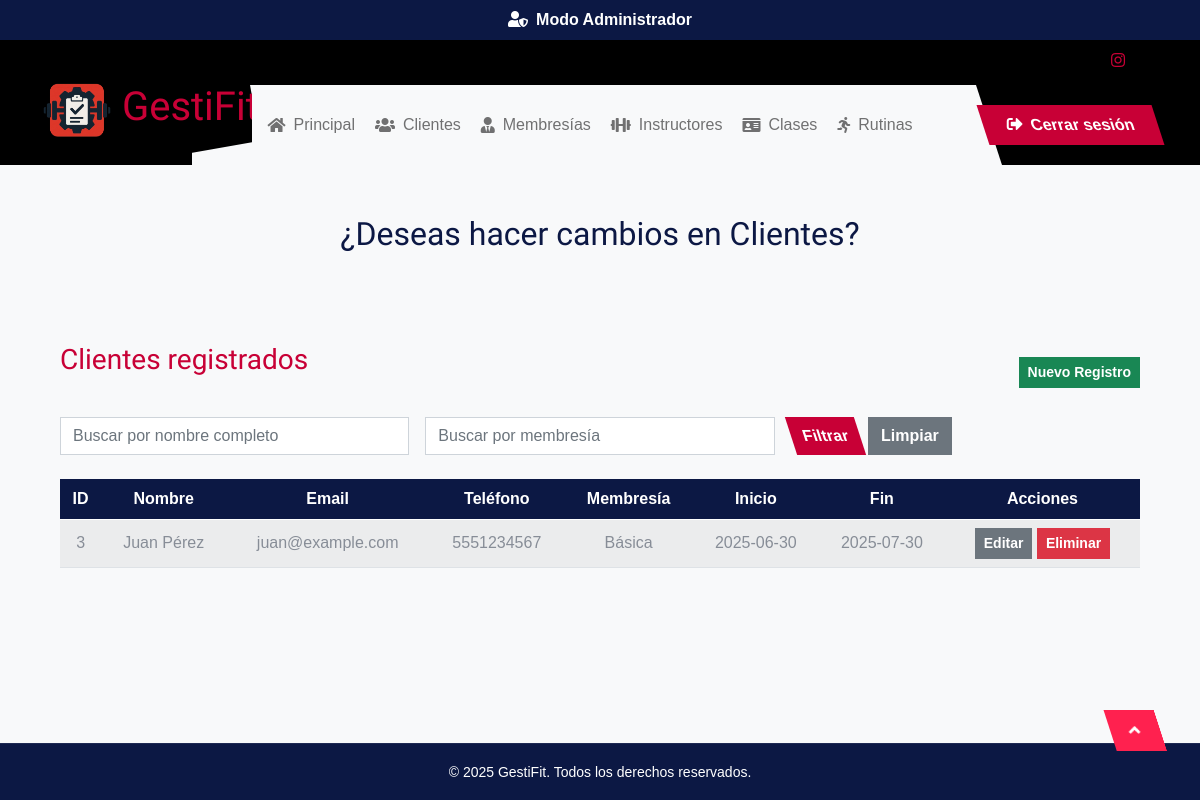
The page /public/admin/adminClientes.php (signed in) on the database as committed earlier.
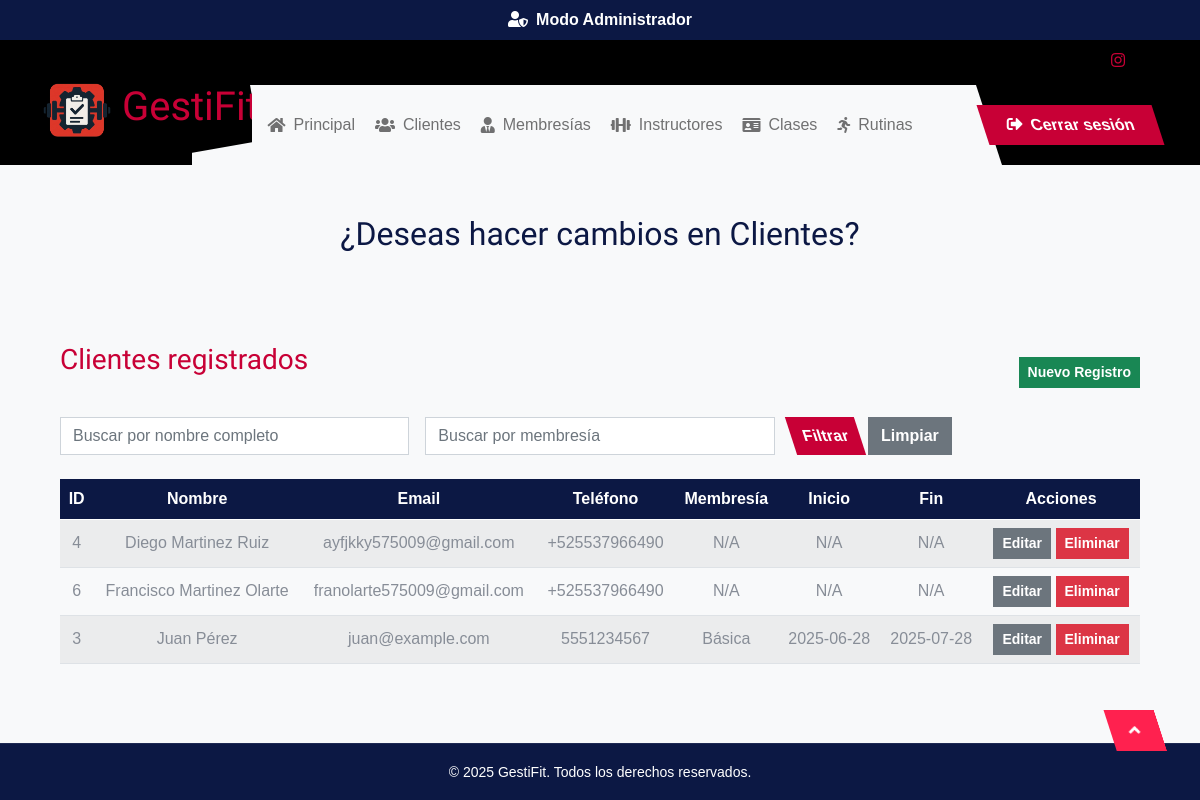
The same page on the database as committed later.
### tables this page shows
CREATE TABLE `usuariomembresia` (
  `idUsuario` int(11) NOT NULL,
  `idMembresia` int(11) NOT NULL,
  `fechaInicio` date DEFAULT current_timestamp(),
  `fechaFin` date DEFAULT NULL,
  `estado` enum('activa', 'inactiva','cancelada')
);

CREATE TABLE `usuario` (
  `idUsuario` int(11) NOT NULL,
  `nombre` varchar(50) NOT NULL,
  `apellidoPaterno` varchar(50) NOT NULL,
  `apellidoMaterno` varchar(50) DEFAULT NULL,
  `edad` int(11) DEFAULT NULL,
  `tipo` enum('administrador','cliente','instructor') NOT NULL,
  `turno` enum('Matutino','Vespertino','Nocturno') DEFAULT NULL,
  `usuario` varchar(50) NOT NULL,
  `contrasena` varchar(255) DEFAULT NULL,
  `direccion` text DEFAULT NULL,
  `email` varchar(100) DEFAULT NULL,
  `telefono` varchar(20) DEFAULT NULL,
  `fechaRegistro` datetime DEFAULT current_timestamp()
);

CREATE TABLE `membresia` (
  `idMembresia` int(11) NOT NULL,
  `nombre` varchar(50) NOT NULL,
  `costo` decimal(8,2) NOT NULL,
  `duracionMeses` int(11) DEFAULT NULL,
  `descripcion` TEXT, 
  `beneficios` TEXT  
);

### public/admin/adminClientes.php (the view, shortened to what this page needs)
<?php
require_once __DIR__ . '/../../src/conexion.php';
$queryClientes = "SELECT u.*, m.nombre AS membresia, um.fechaInicio, um.fechaFin, um.idMembresia
                 FROM usuario u
                 LEFT JOIN usuariomembresia um ON u.idUsuario = um.idUsuario
                 LEFT JOIN membresia m ON um.idMembresia = m.idMembresia
                 WHERE u.tipo = 'cliente'
                 ORDER BY u.nombre";
$resultClientes = mysqli_query($conexion, $queryClientes);
$usuarios = [];
if ($resultClientes) {
    while ($row = mysqli_fetch_assoc($resultClientes)) {
        $usuarios[] = $row;
    }
}
$nombreFiltro = $_GET['nombre'] ?? '';
$membresiaFiltro = $_GET['membresia'] ?? '';
?>
<!DOCTYPE html>
<html lang="es">
<head>
  <link rel="stylesheet" href="https://use.fontawesome.com/releases/v5.15.4/css/all.css" />
  <link href="https://cdn.jsdelivr.net/npm/bootstrap-icons@1.4.1/font/bootstrap-icons.css" rel="stylesheet" />
  <link rel="stylesheet" href="/GestiFit/lib/animate/animate.min.css" />
  <link href="/Gestifit/lib/owlcarousel/assets/owl.carousel.min.css" rel="stylesheet" />
  <link href="/GestiFit/public/css/bootstrap.min.css" rel="stylesheet" />
  <link href="/GestiFit/public/css/stylesAdmin.css" rel="stylesheet" />
  <link href="/GestiFit/public/css/style.css" rel="stylesheet" />
</head>
<body>
<div class="text-white bg-dark text-center py-2 fw-bold">
  <i class="fas fa-user-shield me-2"></i>Modo Administrador
</div>
<nav class="container-fluid header-top">
  <div class="container d-flex align-items-center">
    <div class="d-flex align-items-center h-100">
      <a href="#" class="navbar-brand" style="height: 125px;">
        <h1 class="text-primary mb-0">
          <img src="/GestiFit/public/img/logo_gestifit_cuadrado-nofondo.png" class="img-fluid" width="70" height="70">
          GestiFit
        </h1>
      </a>
    </div>
    <div class="w-100 h-100">
      <div class="topbar px-0 py-2 d-none d-lg-block" style="height: 45px;">
        <div class="row gx-0 align-items-center">
          <div class="col-lg-4 text-center text-lg-end">
            <div class="d-flex justify-content-end">
              <div class="d-flex pe-3">
                <a class="btn p-0 text-primary me-3"
                  href="https://www.instagram.com/elmanicomiogym?igsh=MXB3eHBkdjFjYXJleQ==">
                  <i class="fab fa-instagram"></i>
                </a>
              </div>
            </div>
          </div>
        </div>
      </div>
      <div class="nav-bar px-0 py-lg-0" style="height: 80px;">
        <nav class="navbar navbar-expand-lg navbar-light d-flex justify-content-lg-end">
          <div class="collapse navbar-collapse" id="navbarCollapse">
            <div class="navbar-nav mx-0 mx-lg-auto">
              <a href="/GestiFit/public/admin/admin.php" class="nav-item nav-link active">
                <i class="fa fa-home me-2"></i>Principal
              </a>
              <a href="/GestiFit/public/admin/adminClientes.php" class="nav-item nav-link">
                <i class="fa fa-users me-2"></i>Clientes
              </a>
              <a href="/GestiFit/public/admin/adminMembresias.php" class="nav-item nav-link">
                <i class="fa fa-user-tie me-2"></i>Membresías
              </a>
              <a href="/GestiFit/public/admin/adminInstructores.php" class="nav-item nav-link">
                <i class="fa fa-dumbbell me-2"></i>Instructores
              </a>
              <a href="/GestiFit/public/admin/adminClases.php" class="nav-item nav-link">
                <i class="fa fa-id-card me-2"></i>Clases
              </a>
              <a href="/GestiFit/public/admin/adminRutinas.php" class="nav-item nav-link">
                <i class="fas fa-running me-2"></i>Rutinas
              </a>
              <div class="nav-btn ps-3">
                <a href="/GestiFit/src/cerrar_sesion.php"
                   class="btn btn-primary py-2 px-4 ms-0 ms-lg-3"
                   onclick="return confirm('¿Seguro que deseas cerrar sesión?')">
                  <i class="fas fa-sign-out-alt me-2"></i>Cerrar sesión
                </a>
              </div>
            </div>
          </div>
        </nav>
      </div>
    </div>
  </div>
</nav>
  <div class="align-items-center" style="margin-top: 50px;">
    <h2 class="mb-4">¿Deseas hacer cambios en Clientes?</h2>
  </div>
  <div class="container-fluid" style="margin-top: 50px;">
    <div class="main-content container py-3">
      <div class="d-flex justify-content-between align-items-center mb-3">
        <h3 class="text-primary mb-4">Clientes registrados</h3>
        <button type="button" class="btn btn-success btn-sm" data-bs-toggle="modal" data-bs-target="#modalAgregarCliente">
          Nuevo Registro
        </button>
      </div>
      <form method="get" class="row g-3 mb-4">
        <div class="col-md-4">
          <input type="text" name="nombre" class="form-control" placeholder="Buscar por nombre completo"
            value="<?= htmlspecialchars($nombreFiltro) ?>">
        </div>
        <div class="col-md-4">
          <input type="text" name="membresia" class="form-control" placeholder="Buscar por membresía"
            value="<?= htmlspecialchars($membresiaFiltro) ?>">
        </div>
        <div class="col-md-4 d-flex">
          <button type="submit" class="btn btn-primary me-2">Filtrar</button>
          <a href="adminClientes.php" class="btn btn-secondary">Limpiar</a>
        </div>
      </form>
      <div class="table-responsive">
        <table class="table table-striped align-middle">
          <thead class="table-dark">
            <tr>
              <th>ID</th>
              <th>Nombre</th>
              <th>Email</th>
              <th>Teléfono</th>
              <th>Membresía</th>
              <th>Inicio</th>
              <th>Fin</th>
              <th>Acciones</th>
            </tr>
          </thead>
          <tbody>
            <?php if (!empty($usuarios)): ?>
              <?php foreach ($usuarios as $u): ?>
                <tr>
                  <td><?= htmlspecialchars($u['idUsuario']) ?></td>
                  <td><?= htmlspecialchars("{$u['nombre']} {$u['apellidoPaterno']} {$u['apellidoMaterno']}") ?></td>
                  <td><?= htmlspecialchars($u['email']) ?></td>
                  <td><?= htmlspecialchars($u['telefono']) ?></td>
                  <td><?= htmlspecialchars($u['membresia'] ?? 'N/A') ?></td>
                  <td><?= htmlspecialchars($u['fechaInicio'] ?? 'N/A') ?></td>
                  <td><?= htmlspecialchars($u['fechaFin'] ?? 'N/A') ?></td>
                  <td>
                    <button
                      type="button"
                      class="btn btn-sm btn-secondary btnEditarUsuario"
                      data-id="<?= htmlspecialchars($u['idUsuario']) ?>"
                      data-nombre="<?= htmlspecialchars($u['nombre']) ?>"
                      data-apellido-paterno="<?= htmlspecialchars($u['apellidoPaterno']) ?>"
                      data-apellido-materno="<?= htmlspecialchars($u['apellidoMaterno']) ?>"
                      data-email="<?= htmlspecialchars($u['email']) ?>"
                      data-telefono="<?= htmlspecialchars($u['telefono']) ?>"
                      data-membresiaid="<?= htmlspecialchars($u['idMembresia'] ?? '') ?>">
                      Editar
                    </button>
                    <form method="post" action="/GestiFit/src/php/eliminarUsuario.php" style="display:inline;" onsubmit="return confirm('¿Seguro que quieres eliminar este usuario?');">
                      <button type="submit" class="btn btn-sm btn-danger">Eliminar</button>
                    </form>
                  </td>
                </tr>
              <?php endforeach; ?>
            <?php else: ?>
              <tr>
                <td colspan="8" class="text-center">No hay usuarios registrados.</td>
              </tr>
            <?php endif; ?>
          </tbody>
        </table>
      </div>
    </div>
  </div>
  <div class="copyright py-3 text-center text-white bg-dark mt-auto">
    <div class="container">
      <small>&copy; 2025 GestiFit. Todos los derechos reservados.</small>
    </div>
  </div>
  <div class="back-to-top">
    <a href="#"><i class="fa fa-angle-up"></i></a>
  </div>
</body>
</html>

### public/css/stylesAdmin.css (style rules this page uses)
:root { --bs-primary: #ff214f; --bs-dark: #000000; --bs-white: #ffffff; --bs-gray-light: #f8f9fa; --bs-gray-dark: #343a40; }
* { margin: 0; padding: 0; box-sizing: border-box; font-family: 'Poppins', sans-serif; }
body { display: flex; flex-direction: column; min-height: 100vh; background: var(--bs-gray-light); color: var(--bs-dark); text-align: center; }
.main-content { flex-grow: 1; padding: 25px 30px; display: flex; flex-direction: column; background: var(--bs-gray-light); }

### public/css/style.css (style rules this page uses)
.back-to-top a { display: flex; justify-content: center; align-items: center; position: fixed; bottom: 50px; right: 40px; width: 50px; height: 40px; margin: 0px; font-size: 18px; background: var(--bs-primary); color: var(--bs-white); transition: 0.5s; z-index: 999; transform: skew(18deg); }
.back-to-top a i { transform: skew(-18deg); }
.btn { font-weight: 600; transition: .5s; }
.btn.btn-primary { color: var(--bs-white); border: none; transform: skew(18deg); transition: 0.5s; }
.btn.btn-primary span, .btn.btn-primary i { display: inline-block; transform: skew(-18deg); }
.header-top { height: 100%; position: relative; }
.header-top::after { content: ""; position: absolute; overflow: hidden; width: 16%; height: 100%; top: 0; left: 0; background: var(--bs-dark); z-index: 1; }
@media (min-width: 992px) { .header-top::before { content: ""; position: absolute; overflow: hidden; width: 100%; height: 45px; top: 0; right: 0; background: var(--bs-dark); z-index: -1; } }
.navbar-brand { position: relative; overflow: hidden; padding: 40px 50px 40px 0; }
.navbar-brand::before { content: ""; position: absolute; overflow: hidden; width: 95%; height: 95%; top: 0; right: 0; background: var(--bs-dark); transform: rotate(-10deg); z-index: -1; }
.header-top .navbar-brand { position: relative; z-index: 99; }
.nav-bar .navbar { z-index: 9; }
.navbar .navbar-nav .nav-item { display: flex; align-items: center; padding: 0; margin-right: 20px; }
@media (min-width: 992px) { .navbar { padding: 20px 0; } }
@media (min-width: 992px) { .navbar .navbar-nav .nav-btn { display: inline-flex; margin-left: auto; background: transparent; } }
@media (min-width: 992px) { .navbar .navbar-nav { width: 100%; display: flex; justify-content: center; align-items: center; background: var(--bs-light); border-radius: 10px; } }
@media (min-width: 992px) { .navbar-nav { background: transparent !important; } }
.copyright { border-top: 1px solid rgba(255, 255, 255, 0.08); background: var(--bs-dark); }

Rows that differ between the two databases and show on the page:
added usuario: idUsuario "4", nombre+apellidoPaterno+apellidoMaterno "Diego Martinez Ruiz", email "ayfjkky575009@gmail.com", telefono "+525537966490", membresia "N/A", fechaInicio "N/A", fechaFin "N/A"
added usuario: idUsuario "6", nombre+apellidoPaterno+apellidoMaterno "Francisco Martinez Olarte", email "franolarte575009@gmail.com", telefono "+525537966490", membresia "N/A", fechaInicio "N/A", fechaFin "N/A"
changed usuariomembresia "Juan Pérez": fechaInicio "2025-06-30" → "2025-06-28"; fechaFin "2025-07-30" → "2025-07-28"
